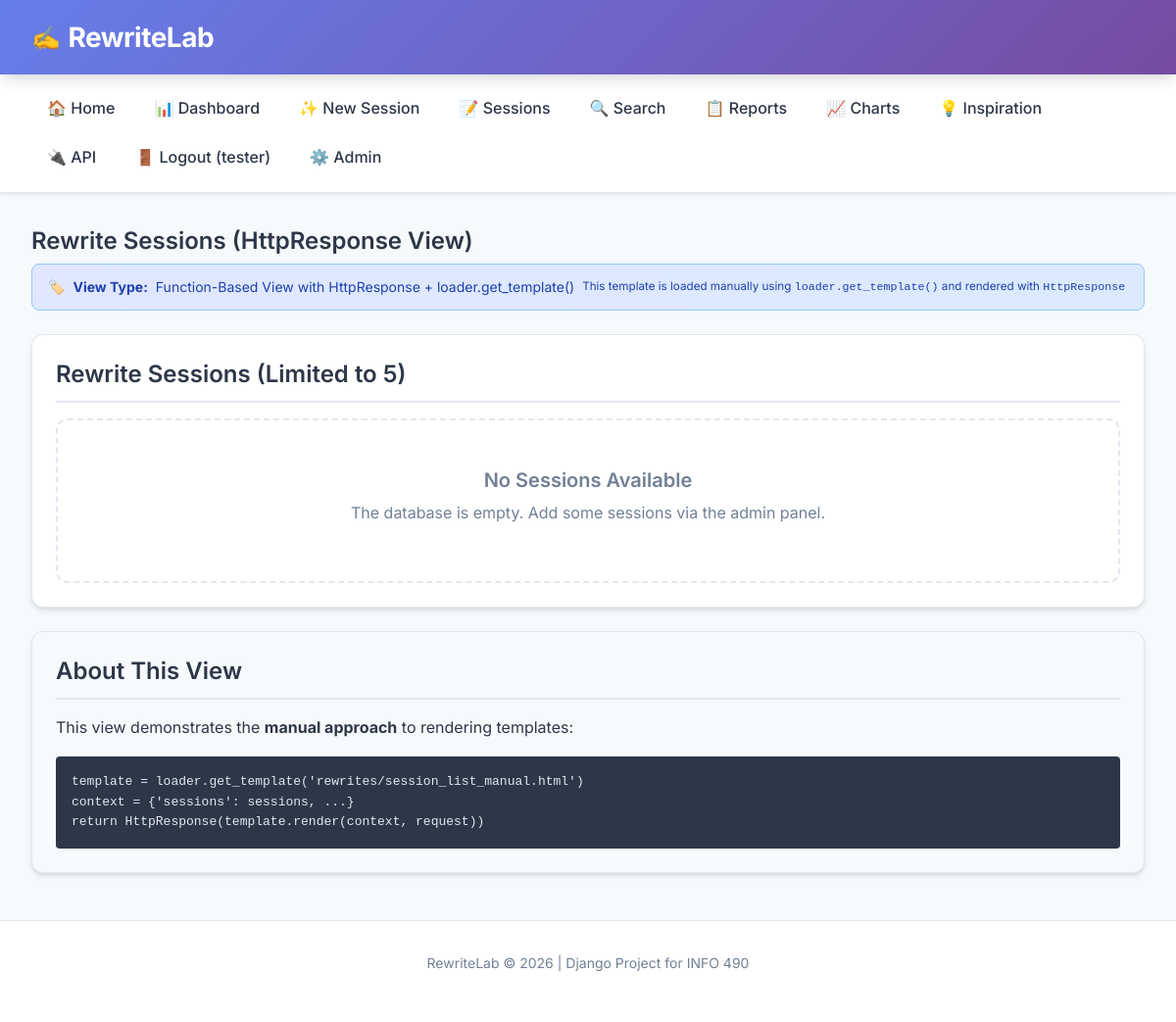
Page /manual/ (signed in) on the earlier database version.
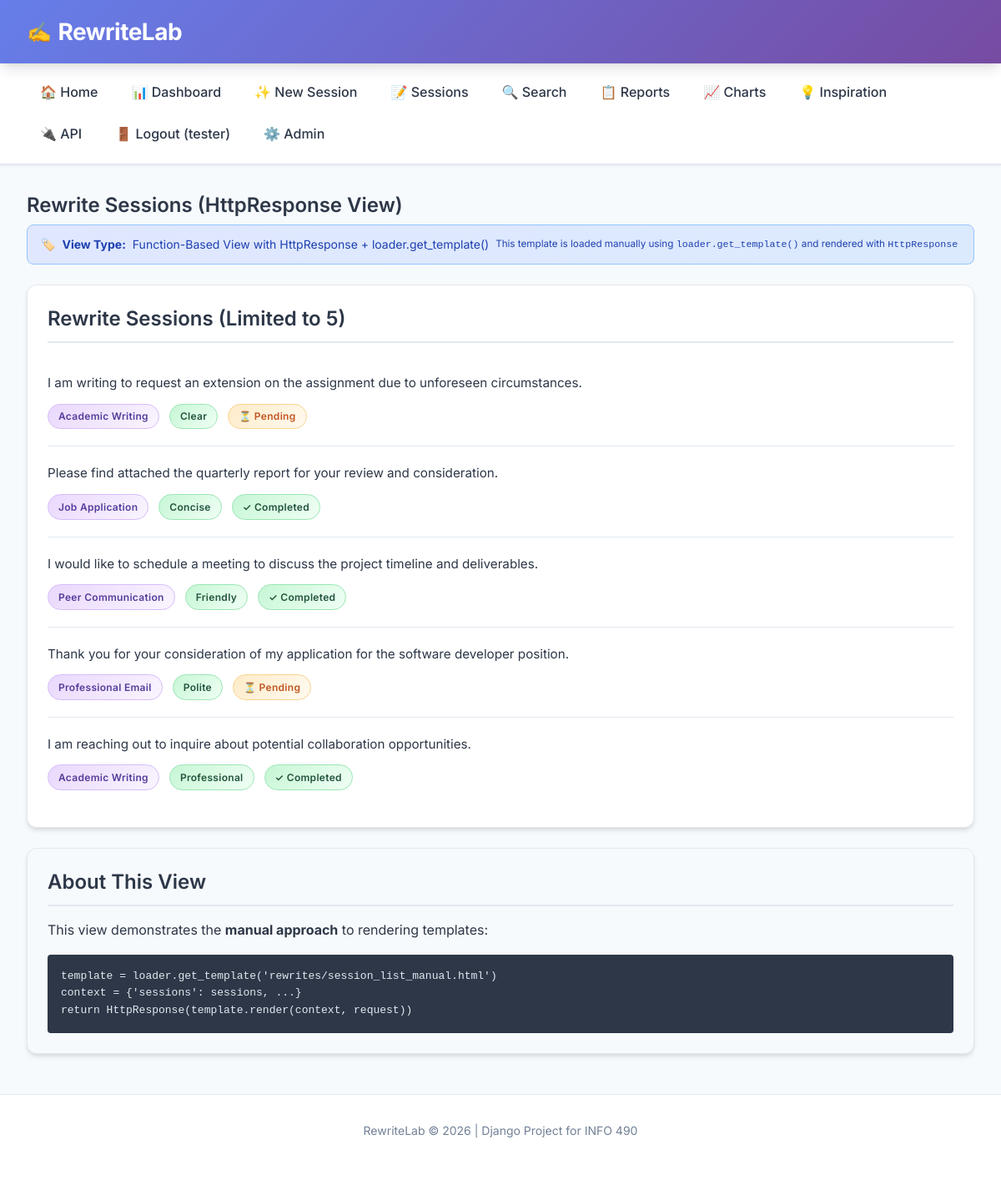
Same page on the later database version.
### rewrites/models.py (models this page shows, shortened)
class RewriteSession(models.Model):
    original_text = models.TextField(
        validators=[MinLengthValidator(10)],
        help_text="The original text submitted by the user for rewriting"
    )
    user = models.ForeignKey(
        settings.AUTH_USER_MODEL,
        on_delete=models.CASCADE,
        related_name='rewrite_sessions',
        null=True,
        blank=True,
        help_text="The user who created this session (null for legacy/anonymous)"
    )
    context = models.ForeignKey(
        RewriteContext,
        on_delete=models.PROTECT,
        related_name='sessions',
        help_text="The writing context selected for this rewrite"
    )
    tone = models.ForeignKey(
        ToneOption,
        on_delete=models.PROTECT,
        related_name='sessions',
        help_text="The tone selected for this rewrite"
    )
    audience = models.CharField(
        max_length=100,
        blank=True,
        default='',
        help_text="Optional: intended audience (e.g., 'professor', 'manager')"
    )
    purpose = models.CharField(
        max_length=200,
        blank=True,
        default='',
        help_text="Optional: purpose of the text (e.g., 'request extension', 'follow up')"
    )
    session_token = models.CharField(
        max_length=64,
        unique=True,
        help_text="Unique token to identify this session (for URL sharing)"
    )
    is_completed = models.BooleanField(
        default=False,
        help_text="Whether rewrites have been successfully generated"
    )
    created_at = models.DateTimeField(auto_now_add=True)
    updated_at = models.DateTimeField(auto_now=True)
    class Meta:
        ordering = ['-created_at']
        verbose_name = "Rewrite Session"
        verbose_name_plural = "Rewrite Sessions"
        constraints = [
            models.UniqueConstraint(
                fields=['original_text', 'context', 'tone'],
                name='unique_text_context_tone_combination'
            )
        ]

class RewriteContext(models.Model):
    name = models.CharField(
        max_length=100,
        unique=True,
        help_text="Name of the writing context (e.g., 'Professional Email')"
    )
    description = models.TextField(
        help_text="Detailed description of when this context should be used"
    )
    guidelines = models.TextField(
        help_text="Specific guidelines for the LLM when rewriting in this context"
    )
    is_active = models.BooleanField(
        default=True,
        help_text="Whether this context is available for users to select"
    )
    created_at = models.DateTimeField(auto_now_add=True)
    updated_at = models.DateTimeField(auto_now=True)
    class Meta:
        ordering = ['name']
        verbose_name = "Rewrite Context"
        verbose_name_plural = "Rewrite Contexts"

class ToneOption(models.Model):
    name = models.CharField(
        max_length=50,
        unique=True,
        help_text="Name of the tone (e.g., 'Polite', 'Professional')"
    )
    description = models.TextField(
        help_text="Description of what this tone conveys"
    )
    prompt_modifier = models.TextField(
        help_text="Instructions added to the LLM prompt to achieve this tone"
    )
    intensity_level = models.PositiveSmallIntegerField(
        default=5,
        help_text="Intensity level from 1 (subtle) to 10 (strong)"
    )
    is_active = models.BooleanField(
        default=True,
        help_text="Whether this tone is available for users to select"
    )
    created_at = models.DateTimeField(auto_now_add=True)
    updated_at = models.DateTimeField(auto_now=True)
    class Meta:
        ordering = ['name']
        verbose_name = "Tone Option"
        verbose_name_plural = "Tone Options"

### rewrites/views.py (the view)
# urls.py: path('manual/', views.session_manual, name='session_manual'),  # HttpResponse FBV
@login_required(login_url='rewrites:login')
def session_manual(request):
    sessions = RewriteSession.objects.select_related('context', 'tone').all()[:5]
    template = loader.get_template('rewrites/session_list_manual.html')
    context = {
        'sessions': sessions,
        'title': 'Rewrite Sessions (HttpResponse View)',
        'view_type': 'Function-Based View with HttpResponse + loader.get_template()',
    }
    return HttpResponse(template.render(context, request))

### rewrites/templates/rewrites/session_list_manual.html (shortened to what this page needs)
{% extends 'base.html' %}
{% block content %}
<h2>{{ title }}</h2>
<div class="view-type">
    <strong>View Type:</strong> {{ view_type }}
    <br>
    <small>This template is loaded manually using <code>loader.get_template()</code> and rendered with <code>HttpResponse</code></small>
</div>
<div class="card">
    <h2>Rewrite Sessions (Limited to 5)</h2>
    {% for session in sessions %}
    <div class="session-item">
        <div class="text-preview">
            <a href="{% url 'rewrites:session_detail' session.pk %}">
                {{ session.original_text|truncatewords:25 }}
            </a>
        </div>
        <div class="session-meta">
            <span class="badge badge-context">{{ session.context.name }}</span>
            <span class="badge badge-tone">{{ session.tone.name }}</span>
            {% if session.is_completed %}
            <span class="badge badge-completed">✓ Completed</span>
            {% else %}
            <span class="badge badge-pending">⏳ Pending</span>
            {% endif %}
        </div>
    </div>
    {% empty %}
    <div class="empty-state">
        <h3>No Sessions Available</h3>
        <p>The database is empty. Add some sessions via the admin panel.</p>
    </div>
    {% endfor %}
</div>
<div class="card" style="background: #f7fafc; border: 1px solid #e2e8f0;">
    <h2>About This View</h2>
    <p>This view demonstrates the <strong>manual approach</strong> to rendering templates:</p>
    <pre style="background: #2d3748; color: #e2e8f0; padding: 1rem; border-radius: 4px; overflow-x: auto;">
template = loader.get_template('rewrites/session_list_manual.html')
context = {'sessions': sessions, ...}
return HttpResponse(template.render(context, request))</pre>
</div>
{% endblock %}

Differences in the rows shown:
added RewriteSession: original_text "I am writing to request an extension on the assignment due to unforeseen circumstances.", context.name "Academic Writing", tone.name "Clear", is_completed "⏳ Pending"
added RewriteSession: original_text "Please find attached the quarterly report for your review and consideration.", context.name "Job Application", tone.name "Concise", is_completed "✓ Completed"
added RewriteSession: original_text "I would like to schedule a meeting to discuss the project timeline and deliverables.", context.name "Peer Communication", tone.name "Friendly", is_completed "✓ Completed"
added RewriteSession: original_text "Thank you for your consideration of my application for the software developer position.", context.name "Professional Email", tone.name "Polite", is_completed "⏳ Pending"
added RewriteSession: original_text "I am reaching out to inquire about potential collaboration opportunities.", context.name "Academic Writing", tone.name "Professional", is_completed "✓ Completed"
Other differences:
text no longer shown: "No Sessions Available The database is empty. Add some sessions via the admin panel."
